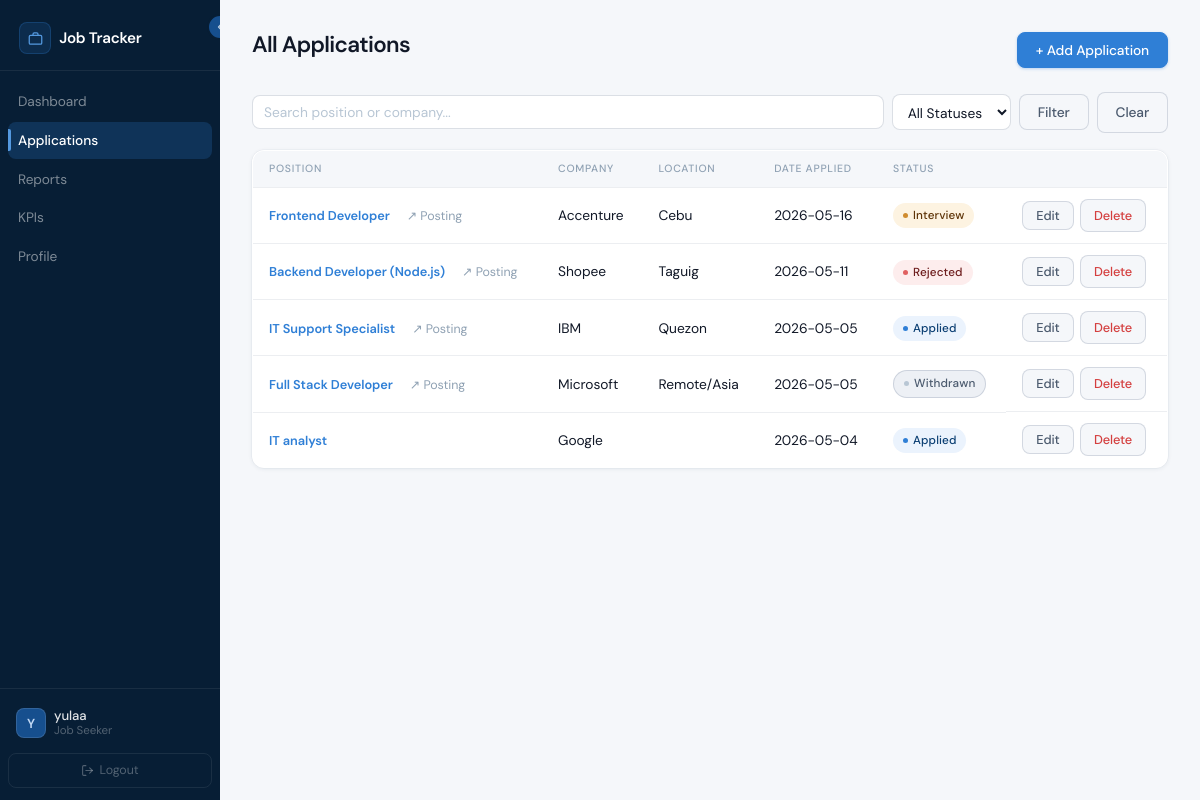
The page /pages/applications.php (signed in) on the database its author committed.
### tables this page shows
CREATE TABLE `applications` (
  `application_id` int(11) NOT NULL,
  `user_id` int(11) NOT NULL,
  `company_id` int(11) NOT NULL,
  `status_id` int(11) NOT NULL,
  `position` varchar(150) NOT NULL,
  `applied_date` date NOT NULL,
  `job_url` varchar(255) NOT NULL,
  `updated_at` timestamp NOT NULL DEFAULT current_timestamp() ON UPDATE current_timestamp()
);

CREATE TABLE `companies` (
  `company_id` int(11) NOT NULL,
  `name` varchar(100) NOT NULL,
  `industry` varchar(100) NOT NULL,
  `website` varchar(255) NOT NULL,
  `location` varchar(100) DEFAULT NULL
);

CREATE TABLE `statuses` (
  `status_id` int(11) NOT NULL,
  `label` varchar(50) NOT NULL,
  `sort_order` int(11) DEFAULT NULL
);

### pages/applications.php (the view, shortened to what this page needs)
<?php
$conn = get_conn();
$user_id = $_SESSION['user_id'];
$search = trim($_GET['search'] ?? '');
$where = "WHERE a.user_id = $user_id";
$applications = mysqli_query($conn, "
    SELECT a.application_id, a.position, a.applied_date, a.job_url,
           a.company_id, a.status_id,
           c.name AS company, c.location,
           s.label AS status
    FROM applications a
    JOIN companies c ON a.company_id = c.company_id
    JOIN statuses  s ON a.status_id  = s.status_id
    $where
    ORDER BY a.applied_date DESC
");
?>
<!DOCTYPE html>
<html lang="en">
<head>
  <link rel="stylesheet" href="../css/style.css">
</head>
<body>
<?php include "../includes/header.php"; ?>
<div class="container">
  <div class="page-header">
    <h1>All Applications</h1>
    <button class="btn btn-primary" onclick="openAddModal()">+ Add Application</button>
  </div>
  <form method="GET" action="" class="filter-bar">
    <input type="text" name="search" placeholder="Search position or company..."
           value="<?= htmlspecialchars($search) ?>">
    <select name="status">
      <option value="0">All Statuses</option>
    </select>
    <button type="submit" class="btn btn-secondary">Filter</button>
    <a href="applications.php" class="btn btn-secondary" style="display:inline-flex;align-items:center;box-sizing:border-box;">Clear</a>
  </form>
  <?php if (mysqli_num_rows($applications) === 0): ?>
    <div class="empty-msg">No applications found. <a onclick="openAddModal()" style="cursor:pointer;">Add one →</a></div>
  <?php else: ?>
  <table class="data-table">
    <thead>
      <tr>
        <th>Position</th>
        <th>Company</th>
        <th>Location</th>
        <th>Date Applied</th>
        <th>Status</th>
        <th></th>
      </tr>
    </thead>
    <tbody>
    <?php while ($row = mysqli_fetch_assoc($applications)): ?>
      <tr>
        <td>
          <a href="view_application.php?id=<?= $row['application_id'] ?>" class="action-link" style="font-weight:600;">
            <?= htmlspecialchars($row['position']) ?>
          </a>
          <?php if ($row['job_url']): ?>
            <a href="<?= htmlspecialchars($row['job_url']) ?>" target="_blank"
               style="font-size:.78rem;color:var(--text-muted);margin-left:6px;">↗ Posting</a>
          <?php endif; ?>
        </td>
        <td><?= htmlspecialchars($row['company']) ?></td>
        <td class="cell-date"><?= htmlspecialchars($row['location'] ?? '—') ?></td>
        <td class="cell-date"><?= $row['applied_date'] ?></td>
        <td><span class="badge badge-<?= strtolower(str_replace(' ', '-', $row['status'])) ?>"><?= htmlspecialchars($row['status']) ?></span></td>
        <td style="display:flex;gap:.4rem;align-items:center;">
          <button class="btn btn-sm btn-secondary"
            data-id="<?= $row['application_id'] ?>"
            data-company="<?= $row['company_id'] ?>"
            data-position="<?= htmlspecialchars($row['position'], ENT_QUOTES) ?>"
            data-status="<?= $row['status_id'] ?>"
            data-date="<?= $row['applied_date'] ?>"
            data-url="<?= htmlspecialchars($row['job_url'] ?? '', ENT_QUOTES) ?>"
            onclick="openEditModal(this)">Edit</button>
          <a href="delete_application.php?id=<?= $row['application_id'] ?>"
             class="btn btn-sm btn-secondary"
             style="color:var(--red);"
             onclick="return confirm('Delete this application?')">Delete</a>
        </td>
      </tr>
    <?php endwhile; ?>
    </tbody>
  </table>
  <?php endif; ?>
</div>
<?php include "../includes/footer.php"; ?>
<?php include "../includes/footer.php"; ?>

### rows shown on the page
applications: position "Frontend Developer", company.name "Accenture", company.location "Cebu", applied_date "2026-05-16", status.label "Interview"
applications: position "Backend Developer (Node.js)", company.name "Shopee", company.location "Taguig", applied_date "2026-05-11", status.label "Rejected"
applications: position "IT Support Specialist", company.name "IBM", company.location "Quezon", applied_date "2026-05-05", status.label "Applied"
applications: position "Full Stack Developer", company.name "Microsoft", company.location "Remote/Asia", applied_date "2026-05-05", status.label "Withdrawn"
applications: position "IT analyst", company.name "Google", applied_date "2026-05-04", status.label "Applied"

### other values the page prints
substr($_SESSION['username'] ?? 'U', 0, 1) "Y"
$_SESSION['username'] "yulaa"
